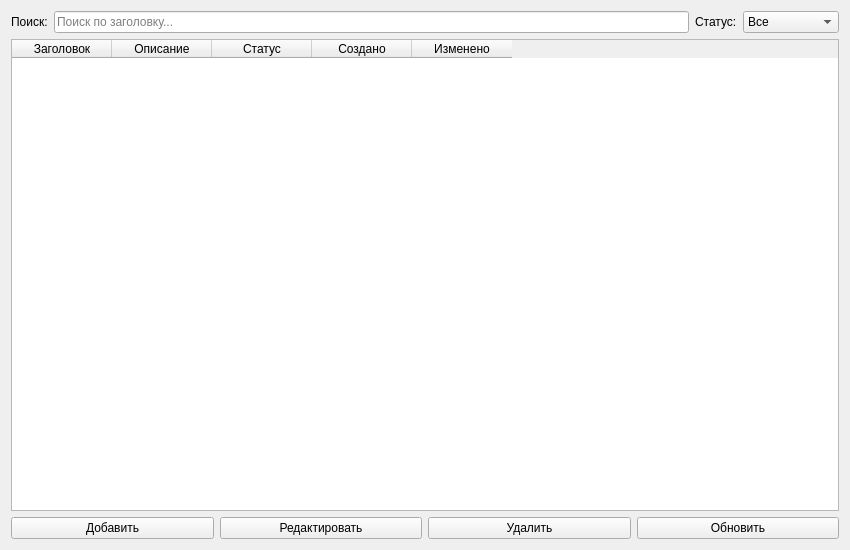
<?xml version="1.0" encoding="UTF-8"?>
<ui version="4.0">
 <class>MainWindow</class>
 <widget class="QWidget" name="MainWindow">
  <property name="geometry">
   <rect>
    <x>0</x>
    <y>0</y>
    <width>850</width>
    <height>550</height>
   </rect>
  </property>
  <property name="windowTitle">
   <string>To-Do List с Базой Данных</string>
  </property>
  <layout class="QVBoxLayout" name="verticalLayout">
   <item>
    <layout class="QHBoxLayout" name="filterLayout">
     <item>
      <widget class="QLabel" name="label_search">
       <property name="text">
        <string>Поиск:</string>
       </property>
      </widget>
     </item>
     <item>
      <widget class="QLineEdit" name="search_input">
       <property name="placeholderText">
        <string>Поиск по заголовку...</string>
       </property>
      </widget>
     </item>
     <item>
      <widget class="QLabel" name="label_status">
       <property name="text">
        <string>Статус:</string>
       </property>
      </widget>
     </item>
     <item>
      <widget class="QComboBox" name="status_filter">
       <item>
        <property name="text">
         <string>Все</string>
        </property>
       </item>
       <item>
        <property name="text">
         <string>Ожидает</string>
        </property>
       </item>
       <item>
        <property name="text">
         <string>В процессе</string>
        </property>
       </item>
       <item>
        <property name="text">
         <string>Выполнено</string>
        </property>
       </item>
      </widget>
     </item>
    </layout>
   </item>
   <item>
    <widget class="QTableWidget" name="table">
     <column>
      <property name="text">
       <string>Заголовок</string>
      </property>
     </column>
     <column>
      <property name="text">
       <string>Описание</string>
      </property>
     </column>
     <column>
      <property name="text">
       <string>Статус</string>
      </property>
     </column>
     <column>
      <property name="text">
       <string>Создано</string>
      </property>
     </column>
     <column>
      <property name="text">
       <string>Изменено</string>
      </property>
     </column>
    </widget>
   </item>
   <item>
    <layout class="QHBoxLayout" name="buttonLayout">
     <item>
      <widget class="QPushButton" name="btn_add">
       <property name="text">
        <string>Добавить</string>
       </property>
      </widget>
     </item>
     <item>
      <widget class="QPushButton" name="btn_edit">
       <property name="text">
        <string>Редактировать</string>
       </property>
      </widget>
     </item>
     <item>
      <widget class="QPushButton" name="btn_delete">
       <property name="text">
        <string>Удалить</string>
       </property>
      </widget>
     </item>
     <item>
      <widget class="QPushButton" name="btn_refresh">
       <property name="text">
        <string>Обновить</string>
       </property>
      </widget>
     </item>
    </layout>
   </item>
  </layout>
 </widget>
 <resources/>
 <connections/>
</ui>
